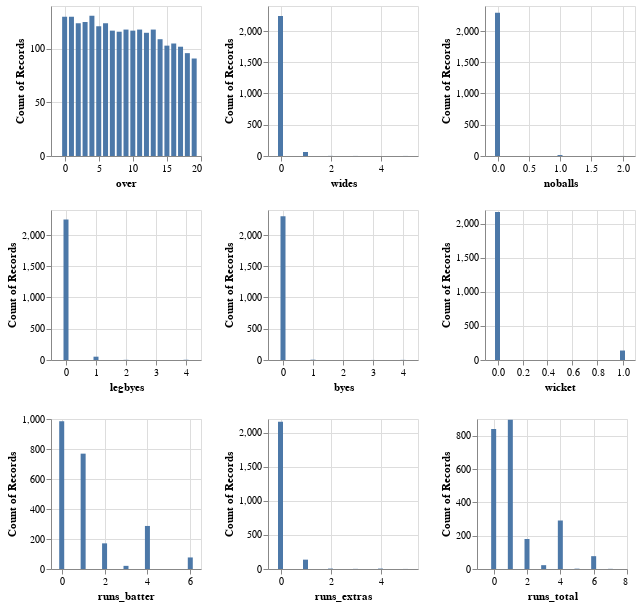

The cell this chart's notebook holds for it:
### Markdown cell above
The dataset contains 22 columns and 2090 observations related to cricket. The ratio of quantitative to categorical (ordinal and nominal) data is approximately 50:50. Note that the columns **player_out, player_out_id, fielder_name, fielders_id, and wicket_type** show a significant amount of missing values. Player_out and player_out_id may be missing due to inapplicability (e.g., no one is out), which results in fielder_name, fielder_id, and wicket_type being invalid in these observations. Thus, these missing data are likely classified as **missing at random(MAR)**. Given the complexity of imputing these values, they are unlikely to be included in our further analysis.

### Code cell
def vis_bar(x_input):
    return alt.Chart(data).mark_bar().encode(
        x = x_input,
        y = "count()"
    ).properties(
        width = 150, 
        height = 150
    )

over = vis_bar("over")
wides = vis_bar("wides")
noballs = vis_bar("noballs")
legbyes = vis_bar("legbyes")
byes = vis_bar("byes")
wicket = vis_bar("wicket")
run_batter = vis_bar("runs_batter")
run_extras = vis_bar("runs_extras")
run_total = vis_bar("runs_total") 

v1 = alt.hconcat(over, wides, noballs)
v2 = alt.hconcat(legbyes, byes, wicket)
v3 = alt.hconcat(run_batter, run_extras, run_total)
alt.vconcat(v1, v2, v3)

### Figure 1 — Vega-Lite specification as saved in the notebook (floating-point values rounded to 4 significant figures; data arrays with more than 128 entries replaced by an {"elided": "..."} marker saying what was removed)
{"config": {"view": {"continuousWidth": 300, "continuousHeight": 300}}, "vconcat": [{"hconcat": [{"mark": {"type": "bar"}, "encoding": {"x": {"field": "over", "type": "quantitative"}, "y": {"aggregate": "count", "type": "quantitative"}}, "height": 150, "width": 150}, {"mark": {"type": "bar"}, "encoding": {"x": {"field": "wides", "type": "quantitative"}, "y": {"aggregate": "count", "type": "quantitative"}}, "height": 150, "width": 150}, {"mark": {"type": "bar"}, "encoding": {"x": {"field": "noballs", "type": "quantitative"}, "y": {"aggregate": "count", "type": "quantitative"}}, "height": 150, "width": 150}]}, {"hconcat": [{"mark": {"type": "bar"}, "encoding": {"x": {"field": "legbyes", "type": "quantitative"}, "y": {"aggregate": "count", "type": "quantitative"}}, "height": 150, "width": 150}, {"mark": {"type": "bar"}, "encoding": {"x": {"field": "byes", "type": "quantitative"}, "y": {"aggregate": "count", "type": "quantitative"}}, "height": 150, "width": 150}, {"mark": {"type": "bar"}, "encoding": {"x": {"field": "wicket", "type": "quantitative"}, "y": {"aggregate": "count", "type": "quantitative"}}, "height": 150, "width": 150}]}, {"hconcat": [{"mark": {"type": "bar"}, "encoding": {"x": {"field": "runs_batter", "type": "quantitative"}, "y": {"aggregate": "count", "type": "quantitative"}}, "height": 150, "width": 150}, {"mark": {"type": "bar"}, "encoding": {"x": {"field": "runs_extras", "type": "quantitative"}, "y": {"aggregate": "count", "type": "quantitative"}}, "height": 150, "width": 150}, {"mark": {"type": "bar"}, "encoding": {"x": {"field": "runs_total", "type": "quantitative"}, "y": {"aggregate": "count", "type": "quantitative"}}, "height": 150, "width": 150}]}], "data": {"name": "data-58c4b61eda637410ea5e04ff225a19c6"}, "$schema": "https://vega.github.io/schema/vega-lite/v5.16.3.json", "datasets": {"data-58c4b61eda637410ea5e04ff225a19c6": {"elided": "2310 records"}}}
